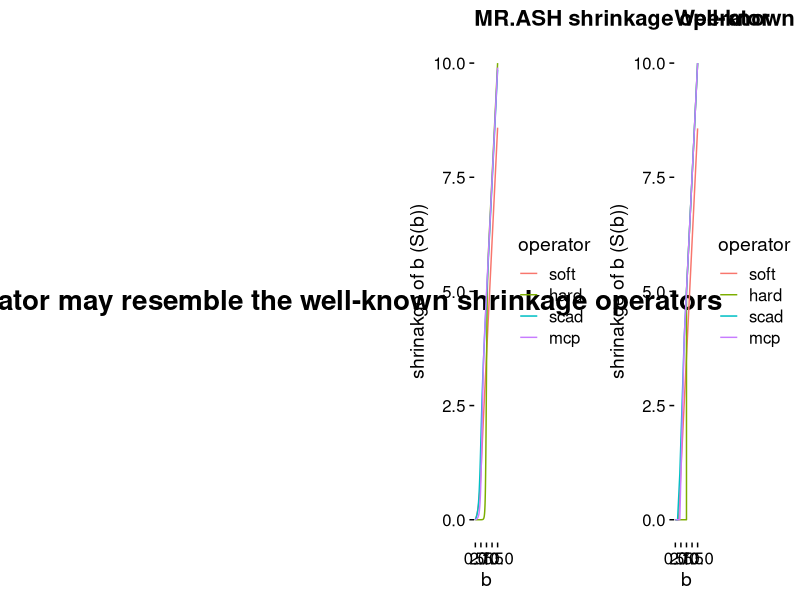
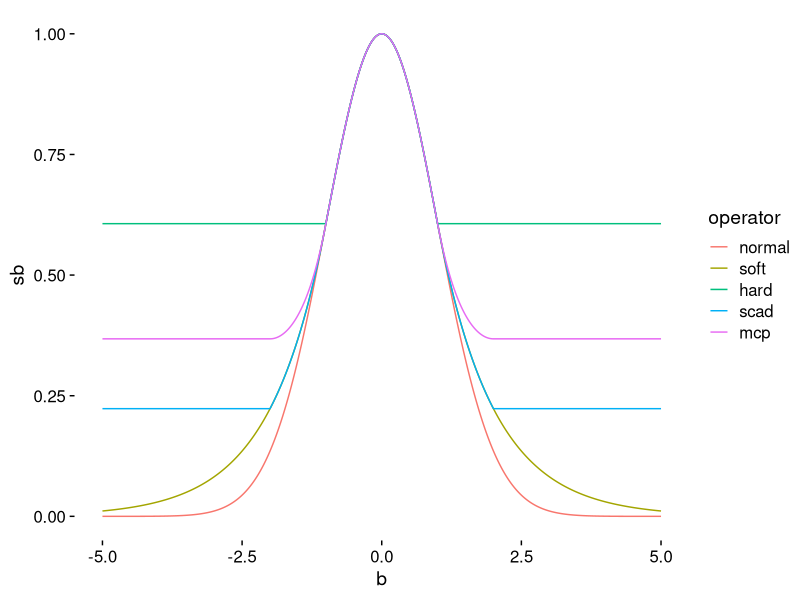

R code for these plots, in order:
## ---- chunk 1
knitr::opts_chunk$set(echo = TRUE)
## ---- chunk 2
library(ggplot2); library(cowplot)
## ---- chunk 3
scad = function(b, lambda = 1, gamma = 3) {
  b1 = pmax(abs(b) - lambda, 0) * sign(b) * (abs(b) <= 2 * lambda)
  b2 = ((gamma-1) * b - sign(b) * gamma * lambda) / (gamma-2) * (abs(b) <= gamma * lambda) * (abs(b) > 2 * lambda)
  b3 = b * (abs(b) > gamma * lambda)
  return (b1+b2+b3)
}

mcp = function(b, lambda = 1, gamma = 2) {
  b1 = pmax(abs(b) - lambda, 0) * sign(b) * (b <= gamma * lambda) * gamma / (gamma-1)
  b2 = b * (abs(b) > gamma * lambda)
  return (b1+b2)
}

softt = function(b, lambda = 1) {
  return (pmax(abs(b) - lambda, 0) * sign(b))
}

hardt = function(b, lambda = 1) {
  return (b * (abs(b) >= lambda))
}
## ---- chunk 4
postmean = function(b, pi, sa2 = 0:100, sigma2 = 1){
  phi = outer(b^2, 1 / 2 / (1 + 1 / sa2) / sigma2);
  phi = exp(phi - apply(phi, 1, max))
  
  phi = t(pi * t(phi) / sqrt(1 + sa2));
  phi = phi / rowSums(phi);
  out = c(colSums(t(phi) / (1 + 1 / sa2))) * b
  return (out)
}

sa2 = 0:100; b = seq(0,10,0.001)

pi = exp(-sa2)
pi = pi / sum(pi)
b_softt = postmean(b, pi)

pi = double(101)
pi[1] = 0.8; pi[101] = 0.2
b_mcp = postmean(b, pi)

pi = double(101)
pi[1] = 0.6; pi[101] = 0.4
b_hardt = postmean(b, pi, sa2 = sa2^5)

pi = double(101)
pi[1] = 0.5; pi[2:51] = 0.2/50; pi[101] = 0.3
b_scad = postmean(b, pi, sa2 = sa2)
df = data.frame(b = c(b,b,b,b), sb = c(b_softt, b_hardt, b_scad, b_mcp),
                sb2 = c(softt(b, lambda = 1.43),
                        hardt(b, lambda = 5),
                        scad(b, lambda = 1, gamma = 4),
                        mcp(b, lambda = 2)),
                operator = rep(c("soft","hard","scad","mcp"), each = length(b)))
df$operator = factor(df$operator, levels = c("soft","hard","scad","mcp"))

p1 = ggplot(df) + geom_line(aes(x = b, y = sb, color = operator)) +
  theme_cowplot(font_size = 14) + theme(axis.line = element_blank()) +
  labs(y = "shrinakge of b (S(b))", title = "MR.ASH shrinkage operator")
p2 = ggplot(df) + geom_line(aes(x = b, y = sb2, color = operator)) +
  theme_cowplot(font_size = 14) + theme(axis.line = element_blank()) +
  labs(title = "123")  +
  labs(y = "shrinakge of b (S(b))", title = "Well-known shrinkage/thresholding operator")

fig = plot_grid(p1,p2, nrow = 1)
title = ggdraw() + draw_label("MR.ASH Shrinkage operator may resemble the well-known shrinkage operators", fontface = 'bold', size = 20) 
fig = plot_grid(title, fig, rel_heights = c(0.06,0.95))
fig
## ---- chunk 5
R.hardt = function(b, lambda = 1) {
  out = b^2/2
  out[b > lambda] = lambda^2/2
  exp(-out)
}

R.softt = function(b, lambda = 1) {
  out = lambda^2/2 + (b - lambda) * lambda
  out[b <= lambda] = b[b <= lambda]^2/2
  exp(-out)
}

R.scad = function(b, lambda = 1, gamma = 3) {
  out = lambda^2/2 + (b - lambda) * lambda
  out[b <= lambda] = b[b <= lambda]^2/2
  out[b > 2 * lambda] = lambda^2 * 3/2 + (gamma - 2) * lambda^2/2 * 
    (1 - (gamma - b[b > 2 * lambda] / lambda)^2 / (gamma - 2)^2)
  out[b > gamma * lambda] = lambda^2 * 3/2 + (gamma - 2) * lambda^2/2
  exp(-out)
}

R.mcp = function(b, lambda = 1, gamma = 2) {
  out = lambda^2/2 + (gamma - 1) * lambda^2 / 2 * 
  (1 - (gamma - b / lambda)^2 / (gamma - 1)^2)
  out[b > gamma * lambda] = lambda^2 / 2 + (gamma - 1) * lambda^2 / 2 
  out[b <= lambda] = b[b <= lambda]^2/2
  exp(-out)
}

marginal_shape = function(b, lambda = 1, gamma = 2, operator = "ridge") {
  if (operator == "ridge") {
    return (exp(-lambda * b^2/2))
  } else if (operator == "soft") {
    out = b
    out[b >= 0] = R.softt(b[b >= 0], lambda = lambda)
    out[b < 0] = R.softt(-b[b < 0], lambda = lambda)
    return (out)
  } else if (operator == "hard") {
    out = b
    out[b >= 0] = R.hardt(b[b >= 0], lambda = lambda)
    out[b < 0] = R.hardt(-b[b < 0], lambda = lambda)
    return (out)
  } else if (operator == "scad") {
    out = b
    out[b >= 0] = R.scad(b[b >= 0], lambda = lambda, gamma = gamma)
    out[b < 0] = R.scad(-b[b < 0], lambda = lambda, gamma = gamma)
    return (out)
  } else if (operator == "mcp") {
    out = b
    out[b >= 0] = R.mcp(b[b >= 0], lambda = lambda, gamma = gamma)
    out[b < 0] = R.mcp(-b[b < 0], lambda = lambda, gamma = gamma)
    return (out)
  }
}

b = seq(-5,5,0.001)
df = data.frame(b = c(b,b,b,b,b), sb = c(marginal_shape(b, operator = "ridge"),
                                         marginal_shape(b, operator = "soft"),
                                         marginal_shape(b, operator = "hard"),
                                         marginal_shape(b, operator = "scad"),
                                         marginal_shape(b, operator = "mcp")),
                operator = rep(c("normal","soft","hard","scad","mcp"), each = length(b)))
df$operator = factor(df$operator, levels = c("normal","soft","hard","scad","mcp"))
ggplot(df) + geom_line(aes(x = b, y = sb, color = operator)) +
  theme_cowplot(font_size = 14) + theme(axis.line = element_blank())
